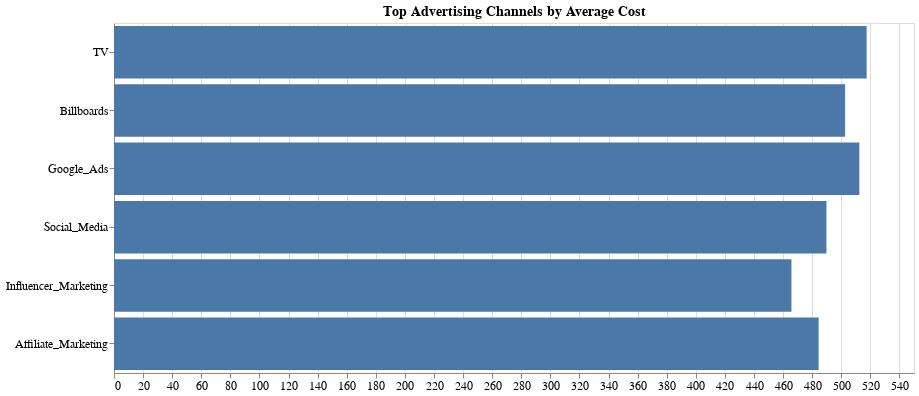

Source (notebook cell):
### Code cell
df_melted = pd.melt(df_excluded_product_sold, var_name='Channel', value_name='Cost')
alt.Chart(df_melted).mark_bar().encode(
    alt.X("mean(Cost):Q", title=None),
    alt.Y("Channel:N", sort=alt.EncodingSortField(field="mean(Cost)", op="mean", order="descending"), title=None),
).properties(
    title="Top Advertising Channels by Average Cost"
).configure_title(
    fontSize=14,
    anchor='middle'
).configure_axis(
    labelFontSize=12,
    titleFontSize=14
).properties(width=800,height=350)

### Figure 1 — Vega-Lite specification as saved in the notebook (floating-point values rounded to 4 significant figures; data arrays with more than 128 entries replaced by an {"elided": "..."} marker saying what was removed)
{"config": {"view": {"continuousWidth": 300, "continuousHeight": 300}, "axis": {"labelFontSize": 12, "titleFontSize": 14}, "title": {"anchor": "middle", "fontSize": 14}}, "data": {"name": "data-f07fa5d19fe29f5d9d49214b76817bac"}, "mark": {"type": "bar"}, "encoding": {"x": {"aggregate": "mean", "field": "Cost", "title": null, "type": "quantitative"}, "y": {"field": "Channel", "sort": {"field": "mean(Cost)", "op": "mean", "order": "descending"}, "title": null, "type": "nominal"}}, "height": 350, "title": "Top Advertising Channels by Average Cost", "width": 800, "$schema": "https://vega.github.io/schema/vega-lite/v5.16.3.json", "datasets": {"data-f07fa5d19fe29f5d9d49214b76817bac": {"elided": "1800 records"}}}
